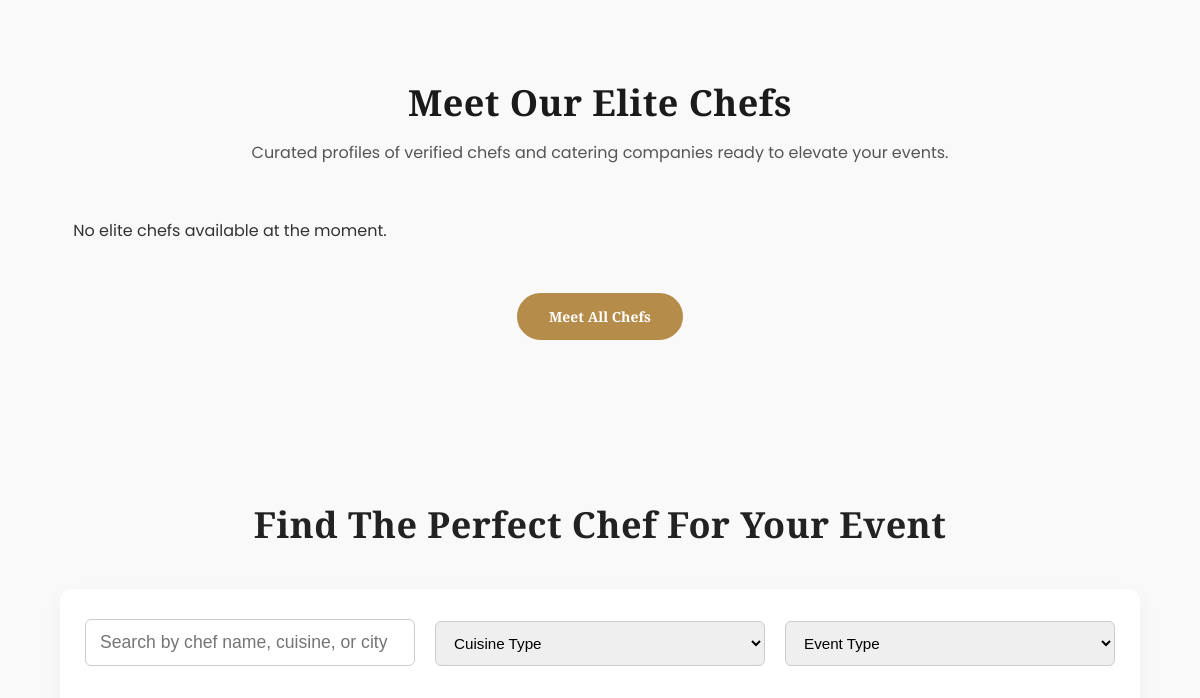
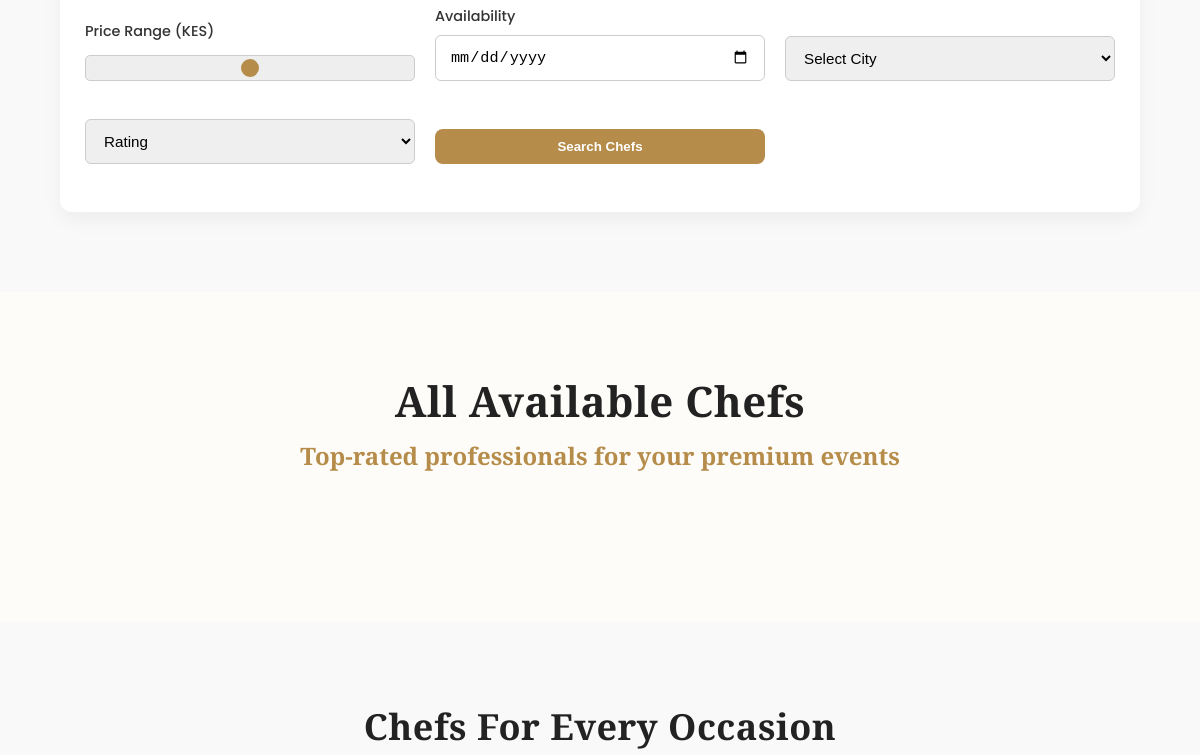
Before: /chefs/ (middle part) with the older database file (2 pictures, top to bottom).
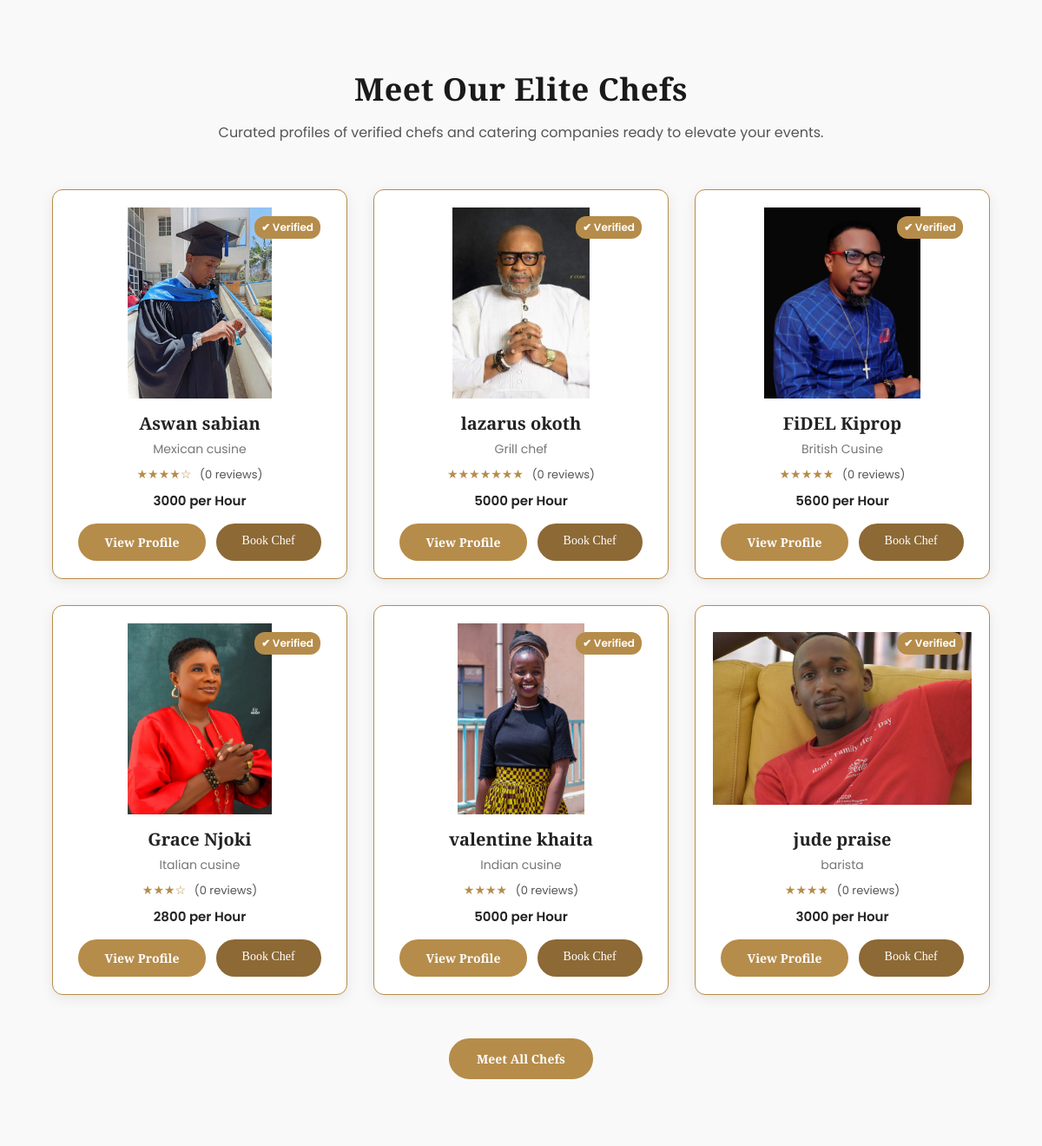
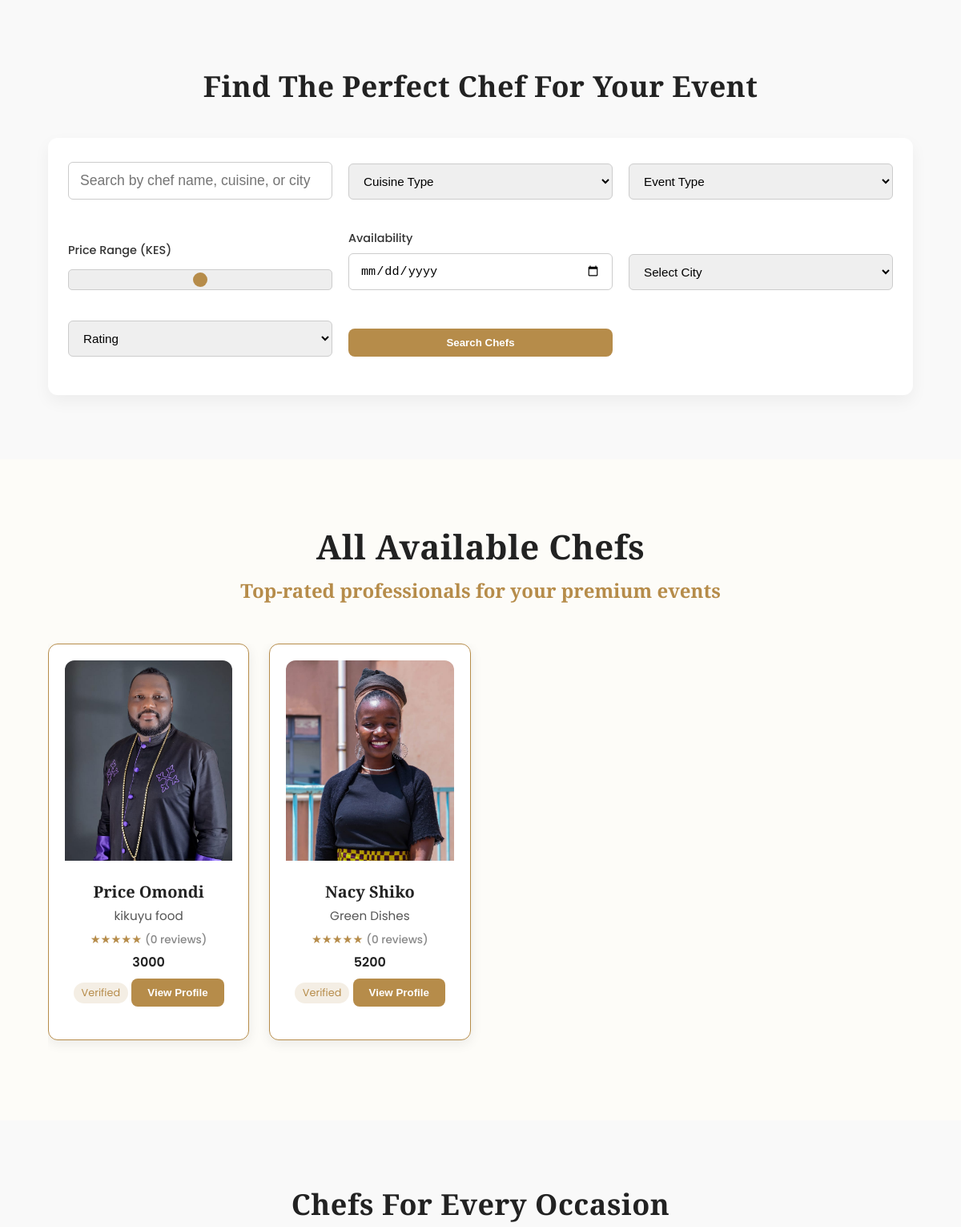
After: the same page with the newer database file (2 pictures, top to bottom).
### chefapp/models.py (models this page shows, shortened)
class Chef(models.Model):
    name = models.CharField(max_length=255)
    specialty = models.CharField(max_length=255)
    profile_image = models.ImageField(upload_to='chefs/')
    verified = models.BooleanField(default=True)
    rating = models.FloatField(default=4.0)
    reviews_count = models.PositiveIntegerField(default=0)
    price = models.CharField(max_length=50)  # e.g., "KES 5,500/hr"
    is_elite = models.BooleanField(default=False)  # top picks
    def star_rating(self):
        full_stars = int(self.rating)
        half_star = self.rating - full_stars >= 0.5
        stars = '★' * full_stars
        if half_star:
            stars += '☆'
        return stars

### chefapp/views.py (the view)
# urls.py: path('chefs/', chefs, name='chefs'),
def chefs(request):
    elite_chefs = Chef.objects.filter(is_elite=True).order_by('?')[:6]
    all_other_chefs = Chef.objects.filter(is_elite=False)
    categories = ChefCategory.objects.all()
    context = {
        'elite_chefs': elite_chefs,
        'all_other_chefs': all_other_chefs,
        'categories': categories,
    }
    return render(request, 'chefapp/chefs.html', context)

### chefapp/templates/chefapp/chefs.html (shortened to what this page needs)
{% extends "base.html" %}
{% load static %}
{% block content %}
    <section class="featured-chefs">
        <div class="container">
            <h2 class="section-title">Meet Our Elite Chefs</h2>
            <p class="section-intro">Curated profiles of verified chefs and catering companies ready to elevate your events.</p>
            <div class="chef-cards">
                {% for chef in elite_chefs %}
                <div class="chef-card">
                    <div class="chef-img">
                        <img src="{{ chef.profile_image.url }}" alt="{{ chef.name }}">
                        {% if chef.verified %}
                        <div class="verified-badge">✔ Verified</div>
                        {% endif %}
                    </div>
                    <h3>{{ chef.name }}</h3>
                    <p class="specialty">{{ chef.specialty }}</p>
                    <div class="rating">
                        <span>{{ chef.star_rating }}</span>
                        <span class="reviews">({{ chef.reviews_count }} reviews)</span>
                    </div>
                    <p class="price">{{ chef.price }} per Hour</p>
                    <div class="btn-group">
                        <a href="#" class="luxury-btn">View Profile</a>
                        <a href="#" class="book-btn">Book Chef</a>
                    </div>
                </div>
                {% empty %}
                <p>No elite chefs available at the moment.</p>
                {% endfor %}
            </div>
            <div class="cta-container">
                <a href="{% url 'chefs' %}" class="luxury-btn">Meet All Chefs</a>
            </div>
        </div>
    </section>
    <section class="advanced-search-section">
        <div class="container">
            <h2 class="section-title">Find the Perfect Chef for Your Event</h2>
            <div class="filter-card">
                <form class="advanced-search-form">
                    <div class="form-group search-bar">
                        <input type="text" placeholder="Search by chef name, cuisine, or city">
                    </div>
                    <div class="form-group">
                        <select>
                            <option selected disabled>Cuisine Type</option>
                        </select>
                    </div>
                    <div class="form-group">
                        <select>
                            <option selected disabled>Event Type</option>
                        </select>
                    </div>
                    <div class="form-group">
                        <label for="price-range">Price Range (KES)</label>
                        <input type="range" id="price-range" name="price-range" min="1000" max="50000" step="500">
                    </div>
                    <div class="form-group">
                        <label for="availability">Availability</label>
                        <input type="date" id="availability" name="availability">
                    </div>
                    <div class="form-group">
                        <select>
                            <option selected disabled>Select City</option>
                        </select>
                    </div>
                    <div class="form-group">
                        <select>
                            <option selected disabled>Rating</option>
                        </select>
                    </div>
                    <div class="form-group">
                        <button type="submit" class="btn-primary">Search Chefs</button>
                    </div>
                </form>
            </div>
        </div>
    </section>
    <section class="featured-chefs-section">
        <div class="container">
            <h2 class="section-title">All Available Chefs</h2>
            <h3 class="section-subtitle">Top-rated professionals for your premium events</h3>
            <div class="chefs-carousel">
                {% for chef in all_other_chefs %}
                <div class="chef-card">
                    <img src="{{ chef.profile_image.url }}" alt="Chef Photo" class="chef-photo">
                    <div class="chef-info">
                        <h4 class="chef-name">{{ chef.name }}</h4>
                        <p class="chef-specialty">{{ chef.specialty }}</p>
                        <div class="chef-rating">
                            {{ chef.star_rating }} <span>({{ chef.reviews_count }} reviews)</span>
                        </div>
                        <div class="chef-price">{{ chef.price }}</div>
                        {% if chef.verified %}
                            <div class="chef-verified">Verified</div>
                        {% endif %}
                        <button class="btn-primary">View Profile</button>
                    </div>
                </div>
                {% endfor %}
            </div>
        </div>
    </section>
    <section class="chef-categories-section">
        <div class="container">
            <h2 class="section-title">Chefs for Every Occasion</h2>
        </div>
    </section>
{% endblock %}

### chefapp/templates/base.html (shortened to what this page needs)
{% load static %}
<html lang="en">
<head>
    <link rel="stylesheet" href="{% static 'css/style.css' %}">
    <link rel="stylesheet" href="https://cdnjs.cloudflare.com/ajax/libs/font-awesome/6.5.1/css/all.min.css" />
</head>
<body>
  {% block content %}
  {% endblock  %}
</body>
</html>

Changed rows visible on the page:
added Chef: profile_image (picture), verified "✔ Verified", name "Aswan sabian", specialty "Mexican cusine", star_rating "★★★★☆", reviews_count "0", price "3000", shown under "Meet Our Elite Chefs"
added Chef: profile_image (picture), verified "✔ Verified", name "lazarus okoth", specialty "Grill chef", star_rating "★★★★★★★", reviews_count "0", price "5000", shown under "Meet Our Elite Chefs"
added Chef: profile_image (picture), verified "✔ Verified", name "FiDEL Kiprop", specialty "British Cusine", star_rating "★★★★★", reviews_count "0", price "5600", shown under "Meet Our Elite Chefs"
added Chef: profile_image (picture), verified "✔ Verified", name "Grace Njoki", specialty "Italian cusine", star_rating "★★★☆", reviews_count "0", price "2800", shown under "Meet Our Elite Chefs"
added Chef: profile_image (picture), verified "✔ Verified", name "valentine khaita", specialty "Indian cusine", star_rating "★★★★", reviews_count "0", price "5000", shown under "Meet Our Elite Chefs"
added Chef: profile_image (picture), verified "✔ Verified", name "jude praise", specialty "barista", star_rating "★★★★", reviews_count "0", price "3000", shown under "Meet Our Elite Chefs"
added Chef: profile_image (picture), name "Price Omondi", specialty "kikuyu food", star_rating "★★★★★", reviews_count "0", price "3000", verified "Verified", shown under "Top-rated professionals for your premium events"
added Chef: profile_image (picture), name "Nacy Shiko", specialty "Green Dishes", star_rating "★★★★★", reviews_count "0", price "5200", verified "Verified", shown under "Top-rated professionals for your premium events"
Other visible differences:
text no longer shown: "No elite chefs available at the moment."
